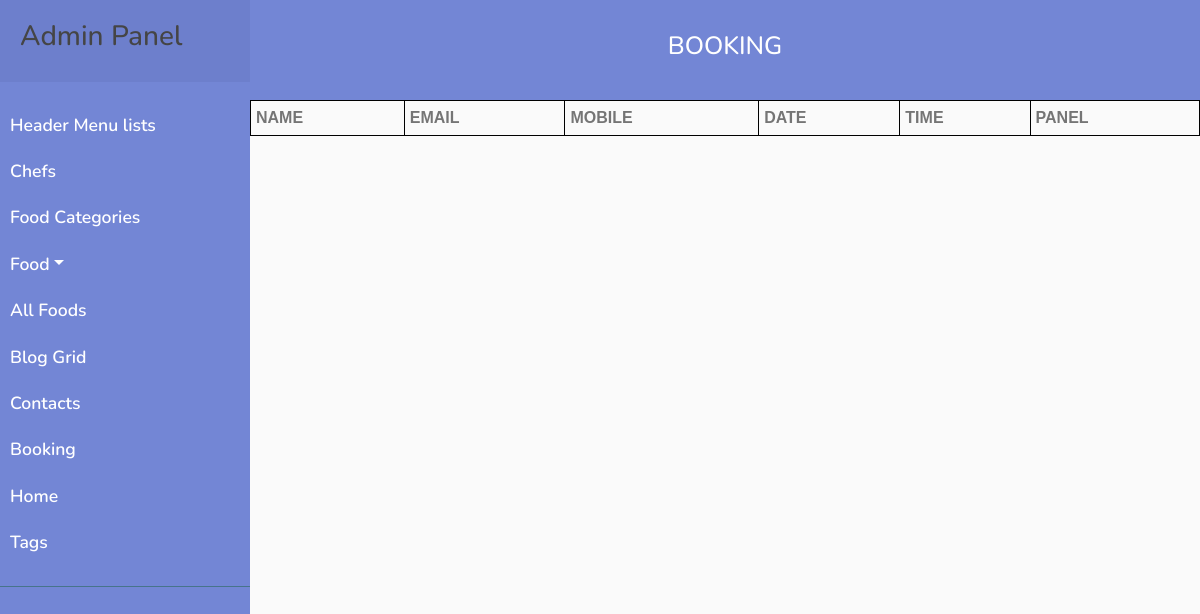
/php/admin/booking.php, run on an earlier commit of the app's database.
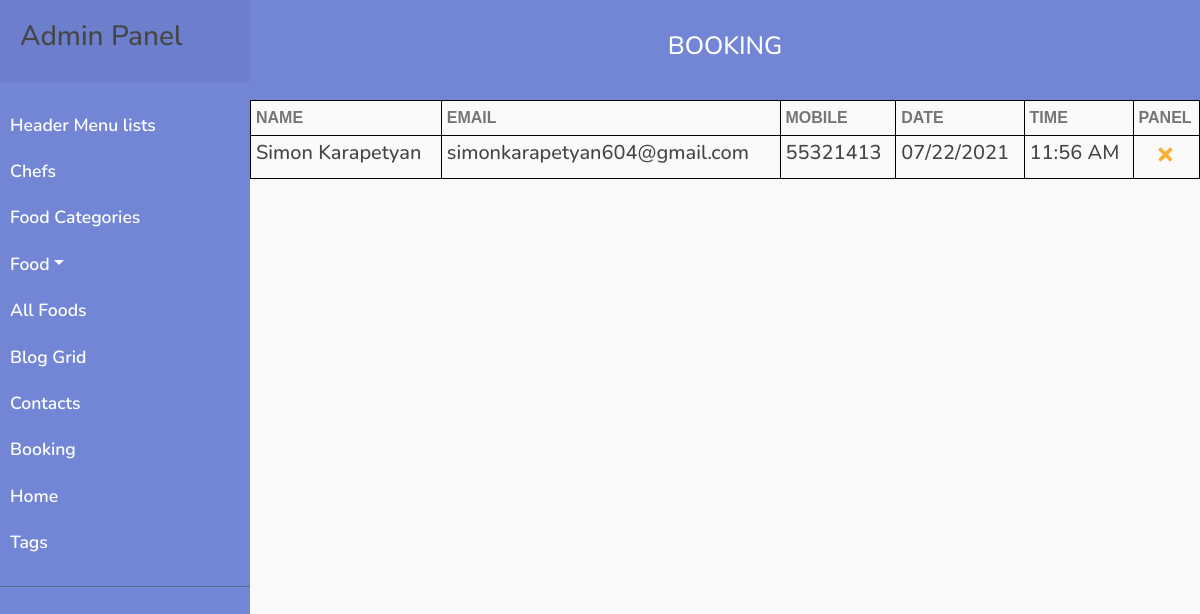
And on a later commit of the database.
### tables this page shows
CREATE TABLE `booking` (
  `id` int(16) NOT NULL,
  `name` varchar(256) NOT NULL,
  `email` varchar(256) NOT NULL,
  `mobile` int(128) NOT NULL,
  `date` varchar(128) NOT NULL,
  `time` varchar(64) NOT NULL
);

### php/admin/booking.php (the view, shortened to what this page needs)
<!DOCTYPE html>
<html lang="en">
<head>
    <link href="https://stackpath.bootstrapcdn.com/bootstrap/4.4.1/css/bootstrap.min.css" rel="stylesheet">
    <link href="https://cdnjs.cloudflare.com/ajax/libs/font-awesome/5.10.0/css/all.min.css" rel="stylesheet">
    <link href="../../lib/animate/animate.min.css" rel="stylesheet">
    <link href="../../lib/owlcarousel/assets/owl.carousel.min.css" rel="stylesheet">
    <link href="../../lib/flaticon/font/flaticon.css" rel="stylesheet">
    <link href="../../lib/tempusdominus/css/tempusdominus-bootstrap-4.min.css" rel="stylesheet" />
    <link href="../../css/style.css" rel="stylesheet">
</head>
<body>
    <div class="admin">
        <?php
        require_once "../../components/adminFoodNav.php";
        ?>
        <div class="admin__section admin__section_header-list">
            <div class="admin__section_head">
                <h3 class="admin__section_title">Booking</h3>
            </div>
            <div class="admin__section_content">
                <div class="admin__contact">
                    <table class="admin__table">
                        <tr>
                            <th class="admin__table_title">name</th>
                            <th class="admin__table_title">email</th>
                            <th class="admin__table_title">mobile</th>
                            <th class="admin__table_title">date</th>
                            <th class="admin__table_title">time</th>
                            <th class="admin__table_title">panel</th>
                        </tr>
                        <?php
                        $query = "SELECT * FROM booking";
                        $result = mysqli_query($mysqli, $query);
                        while ($row = mysqli_fetch_assoc($result)) {
                        ?>
                            <tr class="admin__section_item">
                                <td class="admin__section_item_td">
                                    <h3 class="admin__section_item_name"><?php echo $row['name'] ?></h3>
                                </td>
                                <td class="admin__section_item_td">
                                    <h3 class="admin__section_item_name"><?php echo $row['email'] ?></h3>
                                </td>
                                <td class="admin__section_item_td">
                                    <h3 class="admin__section_item_pos"><?php echo $row['mobile'] ?></h3>
                                </td>
                                <td class="admin__section_item_td">
                                    <h3 class="admin__section_item_pos"><?php echo $row['date'] ?></h3>
                                </td>
                                <td class="admin__section_item_td">
                                    <h3 class="admin__section_item_pos"><?php echo $row['time'] ?></h3>
                                </td>
                                <td class="admin__section_item_td">
                                    <a href="./booking/remove.php?id=<?php echo $row["id"] ?>">
                                        <i class="admin__icon fas fa-times"></i>
                                    </a>
                                </td>
                            </tr>
                        <?php } ?>
                    </table>
                </div>
            </div>
        </div>
    </div>
</body>
</html>

What changed in the data, as far as the page shows it:
added booking: name "Simon Karapetyan", email "simonkarapetyan604@gmail.com", mobile "55321413", date "07/22/2021", time "11:56 AM"
